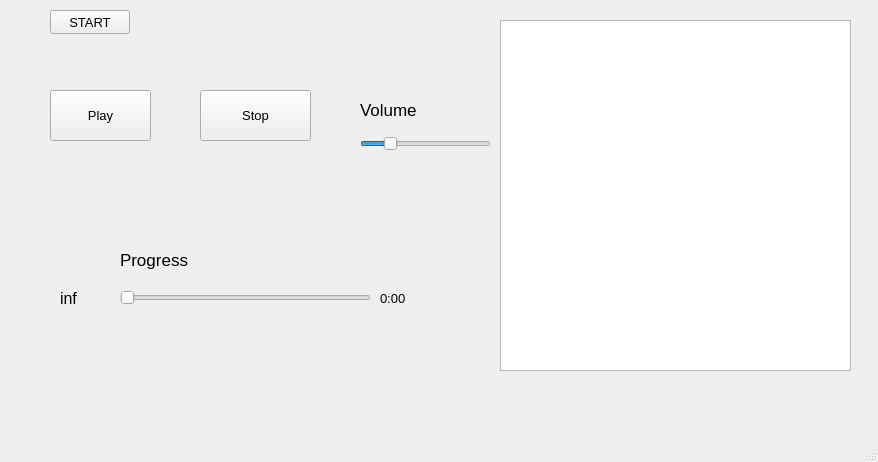
<?xml version="1.0" encoding="UTF-8"?>
<ui version="4.0">
 <class>music_player</class>
 <widget class="QMainWindow" name="music_player">
  <property name="geometry">
   <rect>
    <x>0</x>
    <y>0</y>
    <width>878</width>
    <height>462</height>
   </rect>
  </property>
  <property name="font">
   <font>
    <pointsize>10</pointsize>
   </font>
  </property>
  <property name="windowTitle">
   <string>music_player</string>
  </property>
  <widget class="QWidget" name="centralwidget">
   <widget class="QPushButton" name="play">
    <property name="geometry">
     <rect>
      <x>50</x>
      <y>90</y>
      <width>101</width>
      <height>51</height>
     </rect>
    </property>
    <property name="text">
     <string>Play</string>
    </property>
   </widget>
   <widget class="QPushButton" name="stop">
    <property name="geometry">
     <rect>
      <x>200</x>
      <y>90</y>
      <width>111</width>
      <height>51</height>
     </rect>
    </property>
    <property name="text">
     <string>Stop</string>
    </property>
   </widget>
   <widget class="QSlider" name="progressSlider">
    <property name="geometry">
     <rect>
      <x>120</x>
      <y>290</y>
      <width>251</width>
      <height>16</height>
     </rect>
    </property>
    <property name="orientation">
     <enum>Qt::Horizontal</enum>
    </property>
   </widget>
   <widget class="QLabel" name="label">
    <property name="geometry">
     <rect>
      <x>120</x>
      <y>230</y>
      <width>129</width>
      <height>59</height>
     </rect>
    </property>
    <property name="font">
     <font>
      <pointsize>13</pointsize>
     </font>
    </property>
    <property name="text">
     <string>Progress</string>
    </property>
   </widget>
   <widget class="QLabel" name="songLength">
    <property name="geometry">
     <rect>
      <x>380</x>
      <y>290</y>
      <width>49</width>
      <height>16</height>
     </rect>
    </property>
    <property name="text">
     <string>0:00</string>
    </property>
   </widget>
   <widget class="QLabel" name="label_4">
    <property name="geometry">
     <rect>
      <x>60</x>
      <y>290</y>
      <width>49</width>
      <height>16</height>
     </rect>
    </property>
    <property name="font">
     <font>
      <pointsize>12</pointsize>
     </font>
    </property>
    <property name="text">
     <string>inf</string>
    </property>
   </widget>
   <widget class="QWidget" name="layoutWidget">
    <property name="geometry">
     <rect>
      <x>360</x>
      <y>90</y>
      <width>131</width>
      <height>61</height>
     </rect>
    </property>
    <layout class="QVBoxLayout" name="verticalLayout_2">
     <item>
      <widget class="QLabel" name="label_2">
       <property name="font">
        <font>
         <pointsize>13</pointsize>
        </font>
       </property>
       <property name="text">
        <string>Volume</string>
       </property>
      </widget>
     </item>
     <item>
      <widget class="QSlider" name="volumeSlider">
       <property name="value">
        <number>20</number>
       </property>
       <property name="sliderPosition">
        <number>20</number>
       </property>
       <property name="orientation">
        <enum>Qt::Horizontal</enum>
       </property>
      </widget>
     </item>
    </layout>
   </widget>
   <widget class="QPushButton" name="start">
    <property name="geometry">
     <rect>
      <x>50</x>
      <y>10</y>
      <width>80</width>
      <height>24</height>
     </rect>
    </property>
    <property name="text">
     <string>START</string>
    </property>
   </widget>
   <widget class="QListWidget" name="songList">
    <property name="geometry">
     <rect>
      <x>500</x>
      <y>20</y>
      <width>351</width>
      <height>351</height>
     </rect>
    </property>
   </widget>
  </widget>
  <widget class="QMenuBar" name="menubar">
   <property name="geometry">
    <rect>
     <x>0</x>
     <y>0</y>
     <width>878</width>
     <height>23</height>
    </rect>
   </property>
  </widget>
  <widget class="QStatusBar" name="statusbar"/>
 </widget>
 <resources/>
 <connections/>
</ui>
